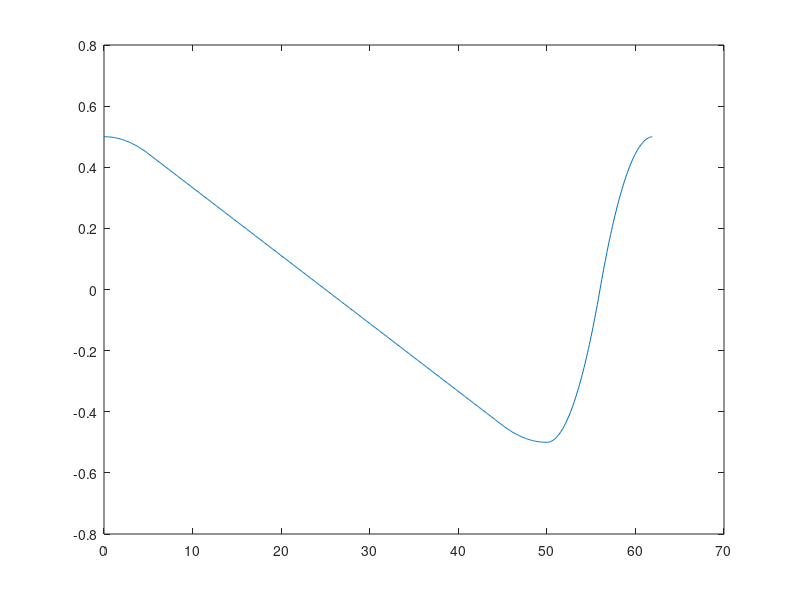

This figure's MATLAB source:
exp = 50;
delayAfter = 12;
% expTicks = 0:0.1:exp;
% delayAfterTicks = 0:0.1:delayAfter;
p = 0.2;

n_exp = exp;
n_acc = n_exp * p / 2;
n_lin = n_exp * (1-p);

Vamp = 0.5;
Voffset = 0;

h = (1-p)/(1-0.5*p)*Vamp;
acc = -(Vamp-h)*2/n_acc/n_acc;
slope = -2*h/n_lin;

%%
tick = 0.1;
t_acc = 0:tick:(n_acc-tick);
t_lin = 0:tick:(n_lin-tick);
t_exp = 0:tick:(n_exp-tick);
t_delay = 0:tick:(delayAfter-tick);
t = 0:tick:(exp+delayAfter-tick);

%%
v0 = 0;
v_acc = Vamp + v0.*t_acc + 0.5*acc.*t_acc.^2;
%%
v0 = v0 + n_acc.*acc;
v_lin = h    + v0.*t_lin;
% v_lin = slope;
%%
v0 = v0;
v_dec = -h    + v0.*t_acc - 0.5*acc.*t_acc.^2;
%%
plot(t_exp, [v_acc, v_lin, v_dec])
%% flyback
back_acc = Vamp * 2 / (delayAfter/2)^2;
t_back_acc = 0:tick:(delayAfter/2 - tick);

v0 = 0;
v_back_acc = -Vamp - v0*t_back_acc + t_back_acc.^2 * back_acc * 0.5;
v0 = v0 + back_acc * delayAfter/2;
v_back_dec = Voffset + v0*t_back_acc - t_back_acc.^2 * back_acc * 0.5;
% y(61) = 0;
% y(62:121) = -1 * y(60:1);
plot(t_delay, [v_back_acc, v_back_dec])

%%
t = 0:tick:(exp + delayAfter - tick);
plot(t, [v_acc, v_lin, v_dec, v_back_acc, v_back_dec])